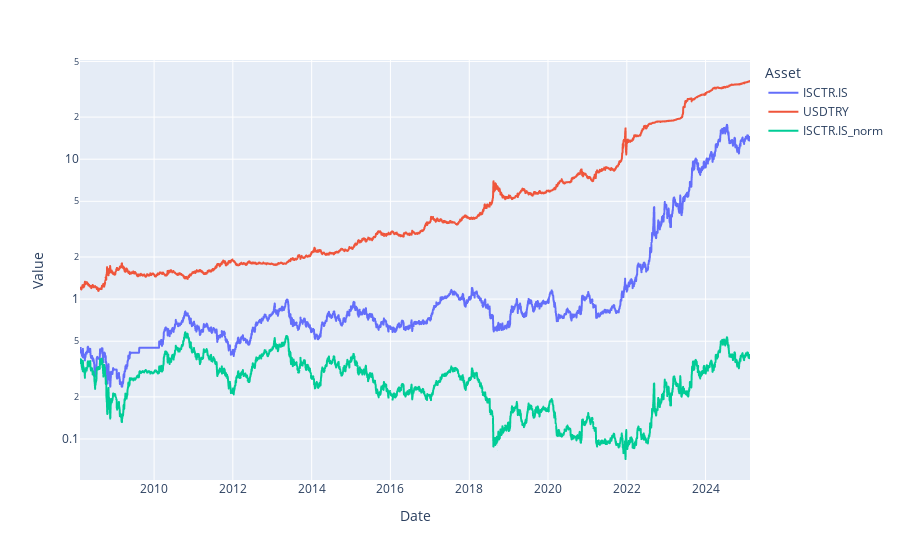

Here is the notebook cell this chart was saved with:
### Code cell
fig = px.line(assets, 
              x = 'Date', 
              y = plot_y, 
              log_y=True
              )
fig.update_layout(xaxis_title = 'Date',
                  legend_title = 'Asset',
                  yaxis_title = 'Value'
                  )
display(fig)

### Figure 1 — Plotly figure (JSON) as saved in the notebook; plotly's stock layout.template omitted (floating-point values rounded to 4 significant figures; data arrays with more than 128 entries replaced by an {"elided": "..."} marker saying what was removed)
{"data": [{"hovertemplate": "variable=ISCTR.IS<br>Date=%{x}<br>value=%{y}<extra></extra>", "legendgroup": "ISCTR.IS", "line": {"color": "#636efa", "dash": "solid"}, "marker": {"symbol": "circle"}, "mode": "lines", "name": "ISCTR.IS", "showlegend": true, "type": "scattergl", "x": {"elided": "4427 str values"}, "xaxis": "x", "y": {"elided": "4427 float values"}, "yaxis": "y"}, {"hovertemplate": "variable=USDTRY<br>Date=%{x}<br>value=%{y}<extra></extra>", "legendgroup": "USDTRY", "line": {"color": "#EF553B", "dash": "solid"}, "marker": {"symbol": "circle"}, "mode": "lines", "name": "USDTRY", "showlegend": true, "type": "scattergl", "x": {"elided": "4427 str values"}, "xaxis": "x", "y": {"elided": "4427 float values"}, "yaxis": "y"}, {"hovertemplate": "variable=ISCTR.IS_norm<br>Date=%{x}<br>value=%{y}<extra></extra>", "legendgroup": "ISCTR.IS_norm", "line": {"color": "#00cc96", "dash": "solid"}, "marker": {"symbol": "circle"}, "mode": "lines", "name": "ISCTR.IS_norm", "showlegend": true, "type": "scattergl", "x": {"elided": "4427 str values"}, "xaxis": "x", "y": {"elided": "4427 float values"}, "yaxis": "y"}], "layout": {"legend": {"title": {"text": "Asset"}, "tracegroupgap": 0}, "margin": {"t": 60}, "xaxis": {"anchor": "y", "domain": [0, 1], "title": {"text": "Date"}}, "yaxis": {"anchor": "x", "domain": [0, 1], "title": {"text": "Value"}, "type": "log"}}}
